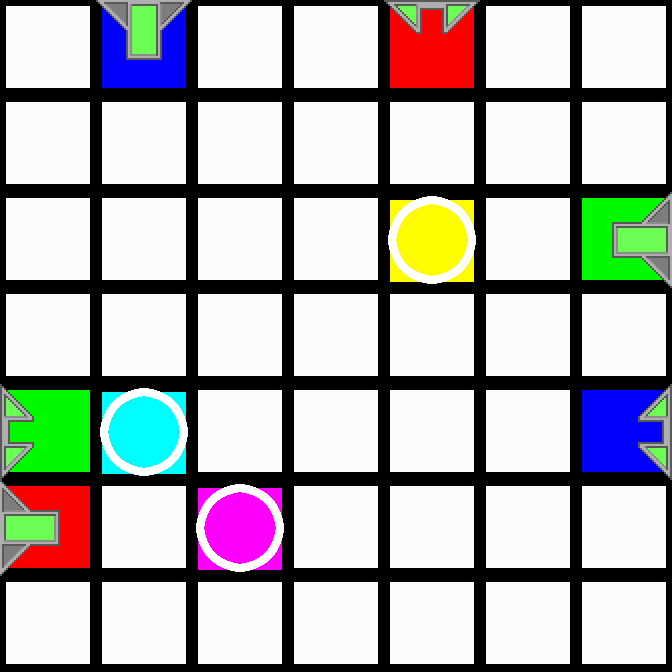

This game map was drawn from its Tiled (.tmx) file and the tilesets committed beside it. A one-line description and the full map source follow:
An orthogonal 7x7 tile map with 96x96 px tiles, 2 tile layers (Colors, Tiles).

<map version="1.0" orientation="orthogonal" renderorder="right-down" width="7" height="7" tilewidth="96" tileheight="96">
 <properties>
  <property name="AvailableColors" value="0, 0" />
  <property name="AvailableTiles" value="1, 2, 1, 1, 1" />
 </properties>
 <tileset firstgid="1" source="../tiles.tsx" />
 <layer name="Colors" width="7" height="7">
  <data encoding="csv">
87,83,87,87,81,87,87,
87,87,87,87,87,87,87,
87,87,87,87,84,87,82,
87,87,87,87,87,87,87,
82,86,87,87,87,87,83,
81,87,85,87,87,87,87,
87,87,87,87,87,87,87
</data>
 </layer>
 <layer name="Tiles" width="7" height="7">
  <data encoding="csv">
1,7,1,1,11,1,1,
1,1,1,1,1,1,1,
1,1,1,1,29,1,8,
1,1,1,1,1,1,1,
10,29,1,1,1,1,12,
6,1,29,1,1,1,1,
1,1,1,1,1,1,1
</data>
 </layer>
</map>
